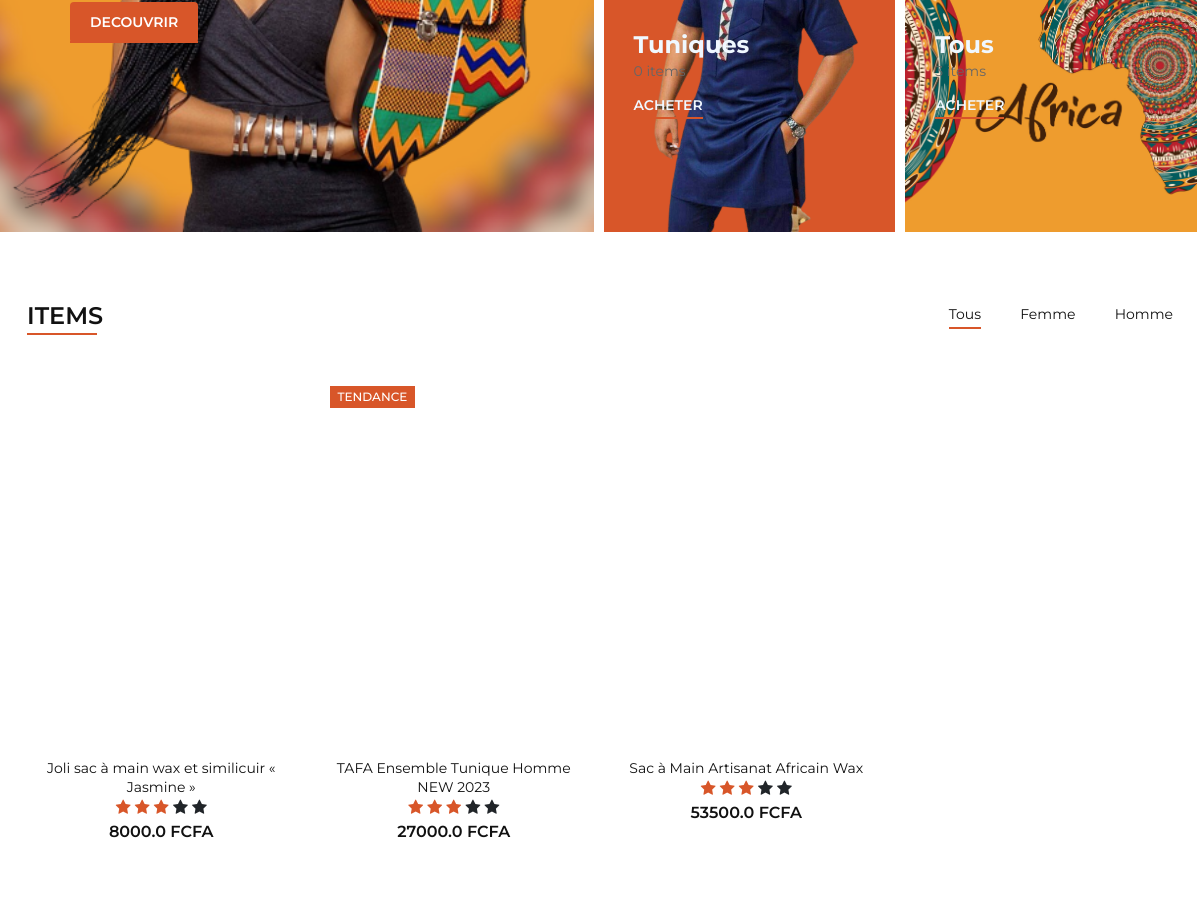
The app's page /Article (middle part), older data.
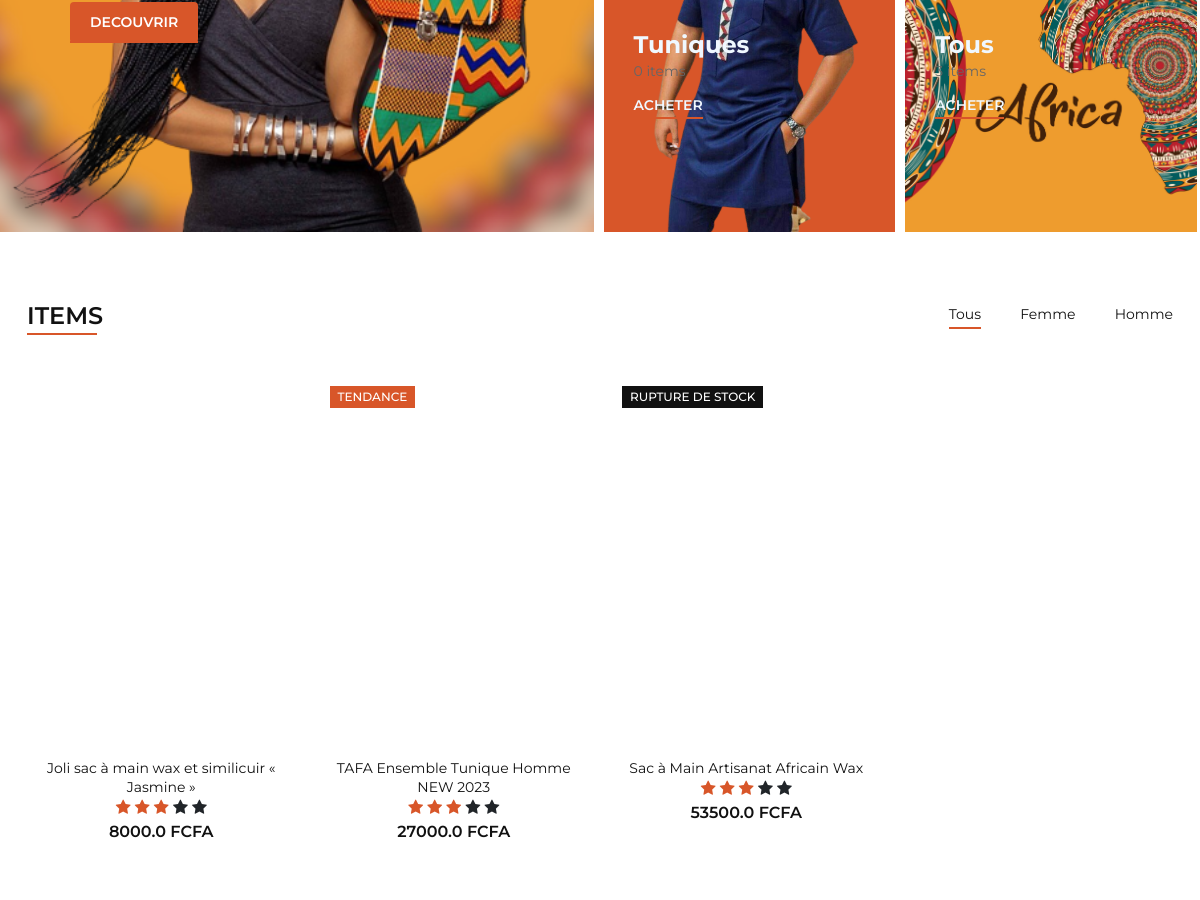
The same page, newer data.
### api/models/model.py (models this page shows)
class Item(db.Model):
    __tablename__ = "items"
    id = db.Column(db.Integer, primary_key=True)
    title = db.Column(db.String(200), nullable=False)
    description = db.Column(db.Text)
    prix = db.Column(db.Float, nullable=True)
    img_url = db.Column(db.String(255), nullable=True)
    img_title = db.Column(db.String(100), nullable=True)
    date_pub = db.Column(db.DateTime, default=datetime.utcnow)
    published = db.Column(db.Boolean, default=True)
    deleted = db.Column(db.Boolean, default=False)
    nbre_vues = db.Column(db.Integer, default=0)
    favorites = db.relationship("Favorite", backref="item", lazy="dynamic")
    user_id = db.Column(db.Integer, db.ForeignKey("users.id"), nullable=False)
    quantity = db.Column(db.Integer, default=0)
    images = db.relationship("Image", backref="item", lazy=True)
    category_id = db.Column(db.Integer, db.ForeignKey("categories.id"))
    subcategory_id = db.Column(db.Integer, db.ForeignKey("sub_categories.id"))
    color1 = db.Column(db.String(100), nullable=True)
    color2 = db.Column(db.String(100), nullable=True)
    color3 = db.Column(db.String(100), nullable=True)
    size1 = db.Column(db.String(100), nullable=True)
    size2 = db.Column(db.String(100), nullable=True)
    size3 = db.Column(db.String(100), nullable=True)

### api/front.py (the view)
@app.route("/Article")
def Article():
    items = getAllAnnoncePublier()
    count = len(items)
    page = request.args.get(get_page_parameter(), type=int, default=1)
    NbreElementParPage = 2
    offset = (page - 1) * NbreElementParPage
    pagination = Pagination(page=page, per_page=NbreElementParPage, total=count)
    items = items[offset : offset + NbreElementParPage]
    trending_products = Item.query.order_by(desc(Item.nbre_vues)).limit(3).all()
    three_lowest_price_items = Item.query.order_by(Item.prix.asc()).limit(3).all()
    best_sales = getBestSellingItems()
    four_all_items = Item.query.order_by(Item.prix.asc()).limit(4).all()
    return render_template(
        "/pages/index.html",
        items=items,
        categories=categories,
        icons=icons,
        count=count,
        countTuniques=0,
        countSac=0,
        countEnsemble=0,
        three_lowest_price_items=three_lowest_price_items,
        trending_products=trending_products,
        best_sales=best_sales,
        pagination=pagination,
        four_all_items=four_all_items,
    )

### api/back.py (called while the page is built)
@app.before_request
def check_for_maintenance():
    if maintenance_mode and request.endpoint not in ["maintenance"]:
        return redirect(url_for("maintenance"))
    elif maintenance_mode and request.endpoint == "maintenance":
        return None
    else:
        return None

### api/models/model.py (called while the page is built)
def getAllAnnoncePublier():
    return (
        Item.query.filter(Item.published == True, Item.deleted == False)
        .order_by(desc(Item.date_pub))
        .all()
    )

def getBestSellingItems():
    best_selling_items = (
        db.session.query(Item, func.sum(OrderItem.quantity).label("total_sold"))
        .join(OrderItem, Item.id == OrderItem.annonce_id)
        .group_by(Item.id)
        .order_by(desc("total_sold"))
        .limit(3)
        .all()
    )
    return best_selling_items

### api/templates/pages/index.html (shortened to what this page needs)
{% extends './layout/baseEldy.html' %}
{% block content %}
  <section class="categories">
    <div class="container-fluid">
      <div class="row">
        <div class="col-lg-6 p-0">
          <div class="categories__item categories__large__item set-bg" data-setbg="{{ url_for('static', filename = 'eldyCss/img/eldy.png') }} ">
            <div class="categories__text">
              <a href="{{ url_for('Shop') }}" style="display: inline-block; background-color: #d85629; color: #ffffff; padding: 10px 20px; text-decoration: none; border-radius: 4px;">Decouvrir</a>
            </div>
          </div>
        </div>
        <div class="col-lg-6">
          <div class="row">
            <div class="col-lg-6 col-md-6 col-sm-6 p-0">
              <div class="categories__item set-bg" data-setbg="{{ url_for('static', filename = 'eldyCss/img/categories/category7.png') }}">
                <div class="categories__text">
                  <h4 style="color: aliceblue">Tuniques</h4>
                  <p>{{ countTuniques }} items</p>
                  <a href="{{ url_for('display_Shop', subcategory = 2) }}" style="color: aliceblue">Acheter</a>
                </div>
              </div>
            </div>
            <div class="col-lg-6 col-md-6 col-sm-6 p-0">
              <div class="categories__item set-bg" data-setbg="{{ url_for('static', filename = 'eldyCss/img/image1.jpg') }}">
                <div class="categories__text">
                  <h4 style="color: aliceblue">Tous</h4>
                  <p>{{ count }} items</p>
                  <a href="{{ url_for('Shop') }}" style="color: aliceblue">Acheter</a>
                </div>
              </div>
            </div>
          </div>
        </div>
      </div>
    </div>
  </section>
  <section class="product spad">
    <div class="container">
      <div class="row">
        <div class="col-lg-4 col-md-4">
          <div class="section-title">
            <h4>Items</h4>
          </div>
        </div>
        <div class="col-lg-8 col-md-8">
          <ul class="filter__controls">
            <li class="active" data-filter="*">Tous</li>
            <li data-filter=".women">Femme</li>
            <li data-filter=".men">Homme</li>
          </ul>
        </div>
      </div>
      <div class="row property__gallery">
        {% for item in four_all_items %}
        <div class="col-lg-3 col-md-4 col-sm-6 mix {% if item.category_id == 1 %} women {% else %} men {% endif %}">
            <div class="product__item">
              <div class="product__item__pic set-bg"
                data-setbg="{% if not item.img_url %}
                  {{ url_for('static', filename = config['NO_PHOTO']) }}
                {% else %}
                  {{ item.img_url }}
                {% endif %}
                ">
                {% if item.nbre_vues > 50 %}
                  <div class="label sale">Tendance</div>
                {% endif %}
                {% if item.quantity == 0 %}
                  <div class="label stockout">Rupture de Stock</div>
                {% endif %}
                <ul class="product__hover">
                </ul>
              </div>
              <div class="product__item__text">
                <h6><a href="#">{{ item.title }}</a></h6>
                <div>
                  <span class="fa fa-star checked"></span>
                  <span class="fa fa-star checked"></span>
                  <span class="fa fa-star checked"></span>
                  <span class="fa fa-star"></span>
                  <span class="fa fa-star"></span>
                </div>
                <div class="product__price">{{ item.prix }} FCFA</div>
              </div>
            </div>
          </div>
        {% endfor %}
      </div>
    </div>
  </section>
{% endblock %}

### api/templates/layout/baseEldy.html (shortened to what this page needs)
<!DOCTYPE html>
<html lang="zxx">
  <head>
    <link rel="stylesheet" href="https://cdnjs.cloudflare.com/ajax/libs/font-awesome/6.2.1/css/all.min.css" />
    <link href="https://cdn.jsdelivr.net/npm/bootstrap@5.3.0-alpha1/dist/css/bootstrap.min.css" rel="stylesheet">
    <link rel="stylesheet" href="{{ url_for('static',filename='eldyCss/css/font-awesome.min.css') }}" type="text/css" />
    <link rel="stylesheet" href="{{ url_for('static',filename='eldyCss/css/elegant-icons.css') }}" type="text/css" />
    <link rel="stylesheet" href="{{ url_for('static',filename='eldyCss/css/magnific-popup.css') }}" type="text/css" />
    <link rel="stylesheet" href="{{ url_for('static',filename='eldyCss/css/owl.carousel.min.css') }}" type="text/css" />
    <link rel="stylesheet" href="{{ url_for('static',filename='eldyCss/css/slicknav.min.css') }}" type="text/css" />
    <link rel="stylesheet" href="{{ url_for('static',filename='eldyCss/css/style.css') }}" type="text/css" />
  </head>
  <body>
    {% block content %}
    {% endblock  %}
  </body>
</html>

### api/static/eldyCss/css/style.css (style rules this page uses)
html, body { height: 100%; font-family: "Montserrat", sans-serif; -webkit-font-smoothing: antialiased; }
h1, h2, h3, h4, h5, h6 { margin: 0; color: #111111; font-weight: 400; font-family: "Montserrat", sans-serif; }
h4 { font-size: 24px; }
h6 { font-size: 16px; }
p { font-size: 14px; font-family: "Montserrat", sans-serif; color: #666666; font-weight: 400; line-height: 24px; margin: 0 0 15px 0; }
a, a:hover, a:focus { text-decoration: none; outline: none; }
ul, ol { padding: 0; margin: 0; text-decoration: none; }
.section-title { margin-bottom: 45px; }
.section-title h4 { color: #111111; font-weight: 600; text-transform: uppercase; position: relative; display: inline-block; }
.section-title h4:after { position: absolute; left: 0; bottom: -4px; height: 2px; width: 70px; background: #d85629; content: ""; }
.set-bg { background-repeat: no-repeat; background-size: cover; background-position: top center; }
.spad { padding-top: 100px; padding-bottom: 100px; }
.categories { overflow: hidden; margin-top: 10px; }
.categories .container-fluid { padding-right: 5px; }
.categories__item { height: 314px; display: -webkit-box; display: -ms-flexbox; display: flex; -webkit-box-align: center; -ms-flex-align: center; align-items: center; padding-left: 30px; margin-bottom: 10px; margin-right: 10px; }
.categories__item.categories__large__item { height: 638px; padding-left: 70px; }
.categories__item.categories__large__item .categories__text { max-width: 480px; }
.categories__text h4 { color: #111111; font-weight: 700; }
.categories__text p { margin-bottom: 10px; }
.categories__text a { font-size: 14px; color: #111111; text-transform: uppercase; font-weight: 600; position: relative; padding: 0 0 3px; display: inline-block; }
.categories__text a:after { position: absolute; left: 0; bottom: 0; height: 2px; width: 100%; background: #d85629; content: ""; }
.product { padding-top: 60px; padding-bottom: 50px; }
.filter__controls { text-align: right; margin-bottom: 50px; }
.filter__controls li { font-size: 14px; list-style: none; display: inline-block; color: #111111; margin-right: 35px; position: relative; cursor: pointer; }
.filter__controls li.active:after { opacity: 1; }
.filter__controls li:after { position: absolute; left: 0; bottom: -4px; height: 2px; width: 100%; background: #d85629; content: ""; opacity: 0; }
.filter__controls li:last-child { margin-right: 0; }
.product__item { margin-bottom: 35px; }
.product__item__pic { height: 360px; position: relative; overflow: hidden; }
.product__item__pic .label { font-size: 12px; color: #ffffff; font-weight: 500; display: inline-block; padding: 2px 8px; text-transform: uppercase; position: absolute; left: 10px; top: 10px; }
.product__item__pic .label.stockout { background: #111111; }
.product__item__pic .label.sale { background: #d85629; }
.product__hover { position: absolute; left: 0; width: 100%; bottom: 30px; text-align: center; }
.product__item__text { text-align: center; padding-top: 22px; }
.product__item__text h6 a { font-size: 14px; color: #111111; }
.product__item__text .product__price { color: #111111; font-weight: 600; }
@media only screen and (min-width: 1200px) { .container { max-width: 1170px; } }
.checked { color: #d85629; }

Row changes from the older to the newer data that the page shows:
changed Item "Sac à Main Artisanat Africain Wax": now shows "RUPTURE DE STOCK"
